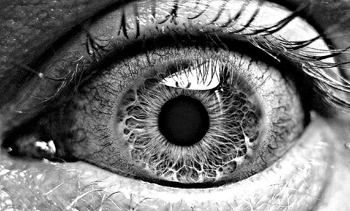
#> input picture A3/SampleImage.jpg, 350 x 211 px, given in place of Flower.jpg, which was not available
$ python 'CP467 - Assignment 1.py' ../A3/SampleImage.jpg
#> lines starting #> are read from the running program, lines starting #| are printed output that depends on the picture; pictures that were not available may be replaced by others from this repository, and a replacement may not be noted
import os
import sys
import numpy as np
from PIL import Image

# Name of the image to apply filter to.
IMAGE_NAME = "Flower.jpg"

# Kernels
# 3x3:


# Edge Detection
KERNEL = np.array([
    [-1, -1, -1],
    [-1, 8, -1],
    [-1, -1, -1]
])


'''
# Sharpen.
KERNEL = np.array([
    [ 0, -1,  0],
    [-1,  5, -1],
    [ 0, -1,  0]
])
'''

'''
# Gaussian Blur.
KERNEL = 1/16 * np.array([
    [1, 2,  1],
    [2, 4, 2],
    [1, 2, 1]
])
'''

# 5x5:

'''
# Edge Detection.
KERNEL = np.array([
    [0, 0,   1, 0, 0],
    [0, 1,   2, 1, 0],
    [1, 2, -16, 2, 1],
    [0, 1,   2, 1, 0],
    [0, 0,   1, 0, 0]
])
'''

'''
# Gaussian Blur
KERNEL = 1/256 * np.array([
    [1,  4,  6,  4, 1],
    [4, 16, 24, 16, 4],
    [6, 24, 36, 24, 6],
    [4, 16, 24, 16, 4],
    [1,  4,  6,  4, 1]
])
'''

'''
# Unsharp Masking
KERNEL = -1/256 * np.array([
    [1,  4,    6,  4, 1],
    [4, 16,   24, 16, 4],
    [6, 24, -476, 24, 6],
    [4, 16,   24, 16, 4],
    [1,  4,    6,  4, 1]
])
'''


# Throw err
if KERNEL.shape[0] != KERNEL.shape[1] or KERNEL.shape[0] % 2 == 0 or KERNEL.shape[1] %2 == 0:
    print("Kernel should be of size n x n, where n is an odd number.")
    exit(0)

# The filter operation.
def filter(rowIndex, columnIndex, pixelArray, kernel):
    '''
    This function will return the result of the filter operation.
    ---
    rowIndex = The row index of the center of the filter.
    columnIndex = The column index of the center of filter.
    pixelArray = The array of pixels in an image.
    kernel = the kernel to apply for the correlation.
    '''

    # The correlation after the operation.
    correlation = 0

    # The very center of the n x n kernel.
    kernelSize = len(kernel)
    kernelCenter = int((len(kernel) - 1) / 2)

    # Top half of kernel.
    for i in range(kernelCenter):
        for j in range(kernelSize):
            # Row and column.
            row = rowIndex - kernelCenter + i
            column = columnIndex - kernelCenter + j
            # RGB values of current index in pixelArray.
            if row < 0 or column < 0 or row >= len(pixelArray) or column >= len(pixelArray[0]):
                correlation += assertValue(row, column, pixelArray) * kernel[i][j]
            else:
                correlation += pixelArray[row][column] * kernel[i][j]

    # Middle Row of kernel.
    for j in range(-kernelCenter, kernelCenter+1):
        # RGB values of current index in pixelArray.
        if rowIndex < 0 or columnIndex + j < 0 or rowIndex >= len(pixelArray) or columnIndex+j >= len(pixelArray[0]):
            correlation += assertValue(rowIndex, columnIndex + j, pixelArray) * kernel[kernelCenter][j+kernelCenter]
        else:
            correlation += pixelArray[rowIndex][columnIndex + j] * kernel[kernelCenter][j+kernelCenter]

    # Bottom half of kernel.
    for i in range(kernelCenter+1, kernelSize):
        for j in range(kernelSize):
            # Row and column.
            row = rowIndex + i
            column = columnIndex - kernelCenter + j
            # RGB values of current index in pixelArray.
            if row < 0 or column + j < 0 or row >= len(pixelArray) or column >= len(pixelArray[0]):
                correlation += assertValue(row, column, pixelArray) * kernel[i][j]
            else:
                correlation += pixelArray[row][column] * kernel[i][j]

    return correlation

def assertValue(row, column, pixelArray):
    '''
    Checks if coordinates (row, column) is within the bounds of the pixel array.
        - Asserts a value for coordinates out of range.
    '''

    # Width and height of the image.
    height = len(pixelArray) - 1
    width = len(pixelArray[0]) - 1

    # -- Check all four corners of the image --
    # Top left.
    if (row < 0 and column < 0):
        return pixelArray[0][0]
    # Top right.
    if (row < 0 and column > width):
        return pixelArray[0][width]
    # Bottom left.
    if (row > height and column < 0):
        return pixelArray[height][0]
    # Bottom right.
    if (row > height and column > width):
        return pixelArray[height][width]

    # -- Check edges of image, not corners --
    # Top edge.
    if (row < 0):
        return pixelArray[0][column]
    # South edge.
    if (row > height):
        return pixelArray[height][column]
    # Left edge.
    if (column < 0):
        return pixelArray[row][0]
    # Right edge.
    if (column > width):
        return pixelArray[row][width]

# Get Path
path = os.path.abspath(os.path.dirname(sys.argv[0]))

# Open image for reading.
image = Image.open(path+"\\"+IMAGE_NAME, "r")
#> image is the input picture: PIL image 350x211 RGB; min 0, max 255, mean 115
image = image.convert("I")
#> image: PIL image 350x211 I

# Create numpy array from image.
pixelArray = np.array(image)
#print(pixelArray)
#exit(0)

arr = pixelArray.copy()# np.zeros((image.size[1], image.size[0]))

# Iterate through each row.
for rowIndex in range(image.size[1]):
    # Iterate through each column in the row.
    for columnIndex in range(image.size[0]):
        # Apply filter.
        correlation = filter(rowIndex, columnIndex, pixelArray, KERNEL)
        #pixelArray[rowIndex][columnIndex] = correlation
        arr[rowIndex][columnIndex] = correlation
#> this loop made 211 passes
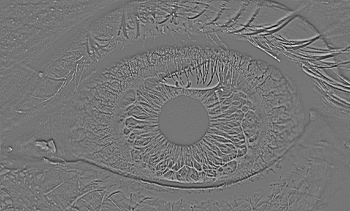
#> arr: shape (211, 350) int32; min -1239, max 1443, mean -1.3; drawn with min black and max white

# Save ouptut image.
imageOut = Image.fromarray(arr)#.convert("1")#Image.frombuffer("I", (image.size[1] -1, image.size[0]-1))
# Show output image.
imageOut.show()
imageOut.convert("L").save(path+"\\Output.png")
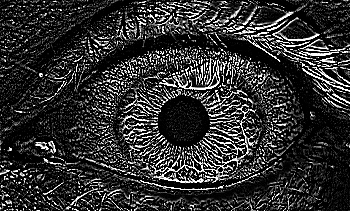
#> saved as Output.png: PIL image 350x211 L; min 0, max 255, mean 48.1

$ run again, on A3/SamplePhoto.jpg
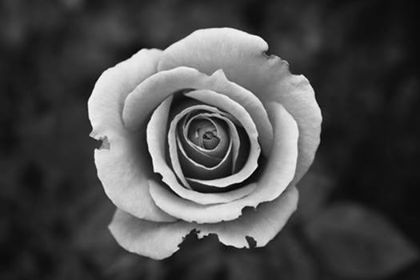
#> input picture A3/SamplePhoto.jpg, 420 x 280 px, given in place of Flower.jpg, which was not available
#> image is the input picture: PIL image 420x280 RGB; min 0, max 255, mean 76.2
#> image: PIL image 420x280 I
#> the loop `for rowIndex in range(image.size[1]):` made 280 passes
#> after the loop `for rowIndex in range(image.size[1]):`:
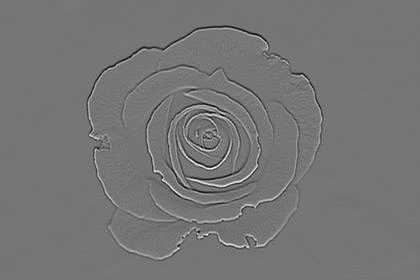
#> arr: shape (280, 420) int32; min -704, max 819, mean 0; drawn with min black and max white
#> `imageOut.convert("L").save(path+"\\Output.png")`:
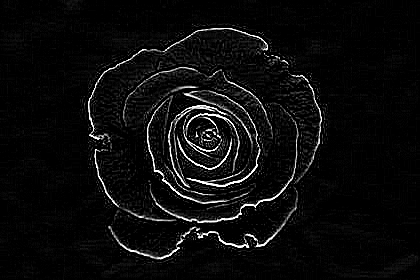
#> saved as Output.png: PIL image 420x280 L; min 0, max 255, mean 12.1
